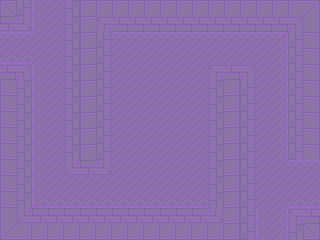

Rendered tile map (Tiled .tmx) drawn with the repository's tilesets; below, a short description and the full map source, tile grids included:
An orthogonal 20x15 tile map with 16x16 px tiles, 1 tile layer (background), 3 tilesets and 8 objects.

<map version="1.0" orientation="orthogonal" renderorder="right-down" width="20" height="15" tilewidth="16" tileheight="16" nextobjectid="33">
 <tileset firstgid="1" name="tileset_1" tilewidth="16" tileheight="16" tilecount="49" columns="7">
  <image source="tileset_4.png" width="112" height="112" />
 </tileset>
 <tileset firstgid="50" name="player" tilewidth="32" tileheight="32" tilecount="1" columns="1">
  <image source="../../img/player_stand.png" width="32" height="36" />
 </tileset>
 <tileset firstgid="51" name="scarab" tilewidth="64" tileheight="32" tilecount="1" columns="1">
  <image source="../../img/scarab.png" width="64" height="32" />
 </tileset>
 <layer name="background" width="20" height="15">
  <data encoding="csv">
1,34,24,25,30,4,3,3,3,3,3,3,3,3,3,3,4,5,6,7,
39,41,24,25,23,4,9,10,10,10,10,10,10,10,10,10,11,12,13,14,
18,18,25,25,23,4,27,18,18,18,18,18,18,18,18,18,18,19,20,21,
32,32,25,25,23,4,27,25,25,25,25,25,25,25,25,25,25,26,20,21,
12,13,24,25,23,4,27,25,25,25,25,25,25,9,12,13,25,26,20,21,
15,16,24,25,23,4,27,25,25,25,25,25,25,23,46,27,25,26,20,21,
29,30,24,25,23,4,27,25,25,25,25,25,25,23,46,27,25,26,20,21,
29,30,24,25,23,4,27,25,25,25,25,25,25,23,46,27,25,26,20,21,
29,30,24,25,23,4,27,25,25,25,25,25,25,23,46,27,25,26,20,21,
29,30,24,25,23,4,27,25,25,25,25,25,25,23,46,27,25,26,20,21,
29,30,24,25,37,40,41,25,25,25,25,25,25,23,46,27,25,25,18,18,
29,30,24,25,25,25,25,25,25,25,25,25,25,23,46,27,25,25,25,25,
29,30,31,32,32,32,32,32,32,32,32,32,32,23,46,27,25,25,32,32,
36,37,38,39,38,39,40,40,40,40,40,40,40,41,46,27,24,26,9,10,
43,44,45,46,45,46,47,47,47,47,47,47,47,47,46,20,24,26,16,49
</data>
 </layer>
 <objectgroup name="enemies" />
 <objectgroup name="solids">
  <object id="22" x="0" y="0" width="32" height="32" />
  <object id="23" x="0" y="64" width="32" height="176" />
  <object id="24" x="32" y="208" width="224" height="32" />
  <object id="25" x="208" y="64" width="48" height="144" />
  <object id="26" x="64" y="32" width="48" height="144" />
  <object id="27" x="64" y="0" width="256" height="32" />
  <object id="28" x="288" y="32" width="32" height="128" />
  <object id="29" x="288" y="208" width="32" height="32" />
 </objectgroup>
 <objectgroup name="player" />
</map>
